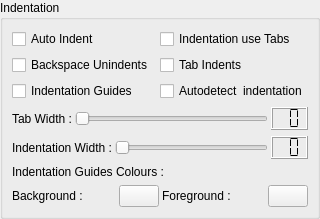
     <widget class="QWidget" name="pIndentation">
      <layout class="QVBoxLayout">
       <property name="spacing">
        <number>3</number>
       </property>
       <property name="margin">
        <number>0</number>
       </property>
       <item>
        <widget class="QGroupBox" name="gbIndentation">
         <property name="title">
          <string>Indentation</string>
         </property>
         <layout class="QGridLayout" name="gridLayout_12">
          <item row="0" column="0">
           <widget class="QCheckBox" name="cbAutoIndent">
            <property name="text">
             <string>Auto Indent</string>
            </property>
           </widget>
          </item>
          <item row="0" column="1">
           <widget class="QCheckBox" name="cbIndentationUseTabs">
            <property name="text">
             <string>Indentation use Tabs</string>
            </property>
           </widget>
          </item>
          <item row="1" column="0">
           <widget class="QCheckBox" name="cbBackspaceUnindents">
            <property name="text">
             <string>Backspace Unindents</string>
            </property>
           </widget>
          </item>
          <item row="1" column="1">
           <widget class="QCheckBox" name="cbTabIndents">
            <property name="text">
             <string>Tab Indents</string>
            </property>
           </widget>
          </item>
          <item row="2" column="0">
           <widget class="QCheckBox" name="cbIndentationGuides">
            <property name="text">
             <string>Indentation Guides</string>
            </property>
           </widget>
          </item>
          <item row="2" column="1">
           <widget class="QCheckBox" name="cbAutodetectIndent">
            <property name="text">
             <string>Autodetect  indentation</string>
            </property>
           </widget>
          </item>
          <item row="3" column="0" colspan="2">
           <layout class="QHBoxLayout">
            <property name="spacing">
             <number>3</number>
            </property>
            <item>
             <widget class="QLabel" name="lIndentationTabWidth">
              <property name="text">
               <string>Tab Width :</string>
              </property>
             </widget>
            </item>
            <item>
             <widget class="QSlider" name="sIndentationTabWidth">
              <property name="sizePolicy">
               <sizepolicy hsizetype="Expanding" vsizetype="Fixed">
                <horstretch>0</horstretch>
                <verstretch>0</verstretch>
               </sizepolicy>
              </property>
              <property name="minimum">
               <number>1</number>
              </property>
              <property name="maximum">
               <number>20</number>
              </property>
              <property name="pageStep">
               <number>2</number>
              </property>
              <property name="orientation">
               <enum>Qt::Horizontal</enum>
              </property>
              <property name="tickInterval">
               <number>1</number>
              </property>
             </widget>
            </item>
            <item>
             <widget class="QLCDNumber" name="lnIndentationTabWidth">
              <property name="sizePolicy">
               <sizepolicy hsizetype="Fixed" vsizetype="Fixed">
                <horstretch>0</horstretch>
                <verstretch>0</verstretch>
               </sizepolicy>
              </property>
              <property name="digitCount">
               <number>2</number>
              </property>
              <property name="segmentStyle">
               <enum>QLCDNumber::Flat</enum>
              </property>
             </widget>
            </item>
           </layout>
          </item>
          <item row="4" column="0" colspan="2">
           <layout class="QHBoxLayout">
            <property name="spacing">
             <number>3</number>
            </property>
            <item>
             <widget class="QLabel" name="lIndentationWidth">
              <property name="text">
               <string>Indentation Width :</string>
              </property>
             </widget>
            </item>
            <item>
             <widget class="QSlider" name="sIndentationWidth">
              <property name="sizePolicy">
               <sizepolicy hsizetype="Expanding" vsizetype="Fixed">
                <horstretch>0</horstretch>
                <verstretch>0</verstretch>
               </sizepolicy>
              </property>
              <property name="minimum">
               <number>1</number>
              </property>
              <property name="maximum">
               <number>20</number>
              </property>
              <property name="pageStep">
               <number>2</number>
              </property>
              <property name="orientation">
               <enum>Qt::Horizontal</enum>
              </property>
              <property name="tickInterval">
               <number>1</number>
              </property>
             </widget>
            </item>
            <item>
             <widget class="QLCDNumber" name="lnIndentationWidth">
              <property name="sizePolicy">
               <sizepolicy hsizetype="Fixed" vsizetype="Fixed">
                <horstretch>0</horstretch>
                <verstretch>0</verstretch>
               </sizepolicy>
              </property>
              <property name="digitCount">
               <number>2</number>
              </property>
              <property name="segmentStyle">
               <enum>QLCDNumber::Flat</enum>
              </property>
             </widget>
            </item>
           </layout>
          </item>
          <item row="5" column="0" colspan="2">
           <widget class="QLabel" name="lIndentationGuides">
            <property name="text">
             <string>Indentation Guides Colours :</string>
            </property>
           </widget>
          </item>
          <item row="6" column="0" colspan="2">
           <layout class="QHBoxLayout">
            <property name="spacing">
             <number>3</number>
            </property>
            <item>
             <widget class="QLabel" name="lIndentationGuidesBackground">
              <property name="text">
               <string>Background :</string>
              </property>
             </widget>
            </item>
            <item>
             <widget class="pColorButton" name="tbIndentationGuidesBackground">
              <property name="sizePolicy">
               <sizepolicy hsizetype="Fixed" vsizetype="Fixed">
                <horstretch>0</horstretch>
                <verstretch>0</verstretch>
               </sizepolicy>
              </property>
             </widget>
            </item>
            <item>
             <widget class="QLabel" name="lIndentationGuidesForeground">
              <property name="text">
               <string>Foreground :</string>
              </property>
             </widget>
            </item>
            <item>
             <widget class="pColorButton" name="tbIndentationGuidesForeground">
              <property name="sizePolicy">
               <sizepolicy hsizetype="Fixed" vsizetype="Fixed">
                <horstretch>0</horstretch>
                <verstretch>0</verstretch>
               </sizepolicy>
              </property>
             </widget>
            </item>
           </layout>
          </item>
         </layout>
        </widget>
       </item>
       <item>
        <spacer>
         <property name="orientation">
          <enum>Qt::Vertical</enum>
         </property>
         <property name="sizeHint" stdset="0">
          <size>
           <width>8</width>
           <height>0</height>
          </size>
         </property>
        </spacer>
       </item>
      </layout>
     </widget>
